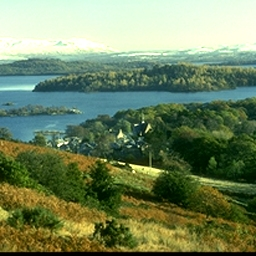
#> input picture courseImageProccesing/week1/test/Opencountry/open42.jpg, 256 x 256 px, given as the content of the folder ../week1/train, which was not available
$ python basicBOV.py   (Python 2 division)
#> lines starting #> are read from the running program, lines starting #| are printed output that depends on the picture; long printed decimals are rounded; pictures that were not available may be replaced by others from this repository, and a replacement may not be noted
### courseImageProccesing/week2/bowFunctions.py
import sys
import cv2
import glob
import numpy as np
import cPickle
import time
import random
import scipy.cluster.vq as vq
from sklearn import cross_validation
from sklearn import svm
from sklearn.grid_search import GridSearchCV
from sklearn.preprocessing import StandardScaler
from sklearn.metrics import confusion_matrix
from sklearn.decomposition import PCA


def prepareFiles(rootpath):
	current_GT_id=0
	filenames=[]
	GT_ids=[]
	GT_labels=[]
	classpath = sorted(glob.glob(rootpath+'*'))
	for i in classpath:
		filespath = sorted(glob.glob(i+'/*.jpg'))
		for j in filespath:
			filenames.append(j)
			GT_ids.append(current_GT_id)
			GT_labels.append(i.split('/')[-1])
		current_GT_id+=1
	return(filenames,GT_ids,GT_labels)

def getKeypointsDescriptors(filenames,detector_type,descriptor_type):
  detector=cv2.xfeatures2d.SIFT_create()
  K=[]
  D=[]
  print 'Extracting Local Descriptors'
  init=time.time()
  for filename in filenames:
	  ima=cv2.imread(filename)
	  gray=cv2.cvtColor(ima,cv2.COLOR_BGR2GRAY)
	  kpts,des=detector.detectAndCompute(gray,None)
	  K.append(kpts)
	  D.append(des)
  end=time.time()
  print 'Done in '+str(end-init)+' secs.'
  return(K,D)

# [25 lines left out: function getLocalColorDescriptors, not called in this run]

def getAndSaveCodebook(descriptors,num_samples,k,filename):
	size_descriptors=descriptors[0].shape[1]
	A=np.zeros((num_samples,size_descriptors),dtype=np.float32)
	for i in range(num_samples):
		A[i,:]=random.choice(random.choice(descriptors))
	print 'Computing kmeans on '+str(num_samples)+' samples with '+str(k)+' centroids'
	init=time.time()
	codebook,v=vq.kmeans(A,k,1)
	end=time.time()
	print 'Done in '+str(end-init)+' secs.'
	cPickle.dump(codebook, open(filename, "wb"))
	return codebook

def getAndSaveBoVWRepresentation(descriptors,k,codebook,filename):
	print 'Extracting visual word representations'
	init=time.time()
	visual_words=np.zeros((len(descriptors),k),dtype=np.float32)
	for i in xrange(len(descriptors)):
		words,distance=vq.vq(descriptors[i],codebook)
		visual_words[i,:]=np.bincount(words,minlength=k)
	end=time.time()
	print 'Done in '+str(end-init)+' secs.'
	cPickle.dump(visual_words, open(filename, "wb"))
	return visual_words

# [40 lines left out: function getAndSaveBoVW_SPMRepresentation, not called in this run]

def trainAndTestLinearSVM(train,test,GT_train,GT_test,c):
	print 'Training and Testing a linear SVM'
	init=time.time()
	stdSlr = StandardScaler().fit(train)
	train = stdSlr.transform(train)
	clf = svm.SVC(kernel='linear', C=c).fit(train, GT_train)
	accuracy = 100*clf.score(stdSlr.transform(test), GT_test)
	end=time.time()
	print 'Done in '+str(end-init)+' secs.'
	return accuracy

# [106 lines left out: functions trainAndTestLinearSVM_withfolds, histogramIntersection, SPMKernel, trainAndTestHISVM, trainAndTestHISVM_withfolds, trainAndTestSPMSVM and 1 more, not called in this run]

### courseImageProccesing/week2/basicBOV.py
#!/usr/bin/env python
# -*- coding: utf-8 -*-

from bowFunctions import *


if __name__ == "__main__":

    detector='SIFT'
    descriptor='SIFT'
    num_samples=50000
    k=32 #num of word bow
    C=1 #regulation factor SVM

    ftrain, ftest='../week1/train/', '../week1/test/'
    pvocabulary="data/vocabulary_{}_{}_{}_{}.centroids.dat".format(detector, descriptor,num_samples,k)
    #Bag of words train images
    pbagOfWordsTrain="data/bagWordsTrain_{}_{}_{}_{}.centroids.dat".format(detector, descriptor,num_samples,k)
    #Bag of words test images
    pbagOfWordsTest="data/bagWordsTest_{}_{}_{}_{}.centroids.dat".format(detector, descriptor,num_samples,k)


    """
      Given the directory fetch paths,
      ids and category of each image
      in train folder
    """
    fileNamesT,filesIdsT,labelsT = prepareFiles(ftrain)
    kptrain,descTrain = getKeypointsDescriptors(fileNamesT,detector,descriptor)
#> in getKeypointsDescriptors, ima is the input picture: shape (256, 256, 3); mean B, G, R 96.6, 132.4, 113.1
#> in getKeypointsDescriptors, `gray=cv2.cvtColor(ima,cv2.COLOR_BGR2GRAY)`:
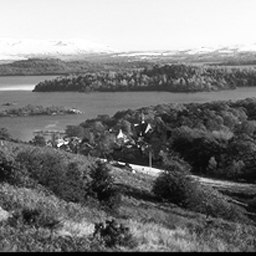
#> gray: shape (256, 256); min 0, max 255, mean 122.5
#> in getKeypointsDescriptors, `kpts,des=detector.detectAndCompute(gray,None)`: kpts = 867 keypoints; strongest (x, y, size): (105, 160, 1.9), (120, 163, 1.8), (66, 143, 1.9), (59, 145, 2.1)
#> kptrain = 1 item; descTrain = 1 item

    """
      Build bag of words based on the descriptors,
      save a file in disk called the value of pvocabulary
      TODO: Check if the file pvocabulary to comment
      jump the following line
    """
    CB=getAndSaveCodebook(descTrain, num_samples, k, pvocabulary)
#> in getAndSaveCodebook, `codebook,v=vq.kmeans(A,k,1)`:
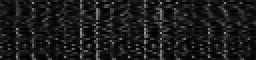
#> codebook: shape (30, 128) float32 (shown 2 times larger); min 0.869, max 153.1, mean 27.7
#> in getAndSaveCodebook, `codebook,v=vq.kmeans(A,k,1)`: v = 290.5

    """
      Obtain the vocabulary of the training images
    """
    VW_train=getAndSaveBoVWRepresentation(descTrain,k,CB,pbagOfWordsTrain)
#> the loop in getAndSaveBoVWRepresentation, `for i in xrange(len(descriptors)):` made 1 pass


    """
      Given the directory fetch paths,
      ids and category of each image
      in test folder
    """
    filenamesE,filesIdsE,labelsE = prepareFiles(ftest)
#> pass 2 of the loop in prepareFiles, `for i in classpath:`:
    kptest,descTest = getKeypointsDescriptors(filenamesE,detector,descriptor)
#> pass 2 of the loop in getKeypointsDescriptors, `for filename in filenames:`:
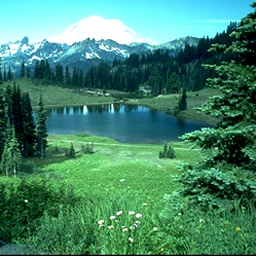
#> input picture courseImageProccesing/week1/test/Opencountry/sopen11.jpg, 256 x 256 px
#> in getKeypointsDescriptors, ima is the input picture: shape (256, 256, 3); mean B, G, R 108.2, 134, 68.1
#> in getKeypointsDescriptors (call 2), `gray=cv2.cvtColor(ima,cv2.COLOR_BGR2GRAY)`:
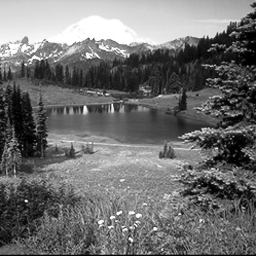
#> gray: shape (256, 256); min 0, max 255, mean 111.4
#> kpts = 778 keypoints; strongest (x, y, size): (155, 229, 2.3), (85, 108, 2.7), (85, 109, 3), (131, 239, 2.7)
#> pass 3 of the loop in getKeypointsDescriptors, `for filename in filenames:`:
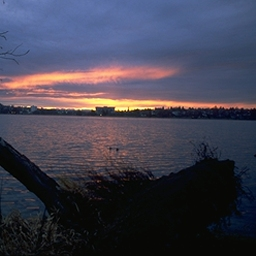
#> input picture courseImageProccesing/week1/test/coast/sun42.jpg, 256 x 256 px
#> in getKeypointsDescriptors, ima is the input picture: shape (256, 256, 3); mean B, G, R 79.9, 64.7, 65.6
#> in getKeypointsDescriptors (call 2), `gray=cv2.cvtColor(ima,cv2.COLOR_BGR2GRAY)`:
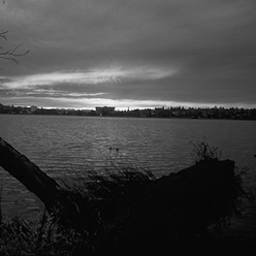
#> gray: shape (256, 256); min 0, max 246, mean 66.7
#> kpts = 104 keypoints; strongest (x, y, size): (94, 109, 1.9), (116, 109, 2), (140, 108, 2.3), (76, 109, 2)
#> the loop made 4 passes; the first 3 are shown
#| Done in 0.1835 secs.
    """
      Build bag of words based on the descriptors,
      save a file in disk called the value of pvocabulary
      TODO: Check if the file pvocabulary to comment
      jump the following line
    """
    VW_test=getAndSaveBoVWRepresentation(descTest,k,CB,pbagOfWordsTest)

    """
      Train a clasifier SVM with the training images besides assess this using
      the  image in the set test, Finally returns the accuracy as a measure
      of the clasifer
    """
    accuracySVM = trainAndTestLinearSVM(VW_train,VW_test,filesIdsT,filesIdsE,C)
#> (the run stopped early here; a loop or call above may not have finished)
